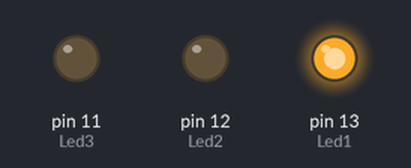
Recording of a sketch running on a simulated Arduino Uno, built with avr-gcc and run on an emulated ATmega328P. Parts: output pins drawn as LEDs (lit = HIGH).

Above: at 1.0 s.
At 3.0 s:
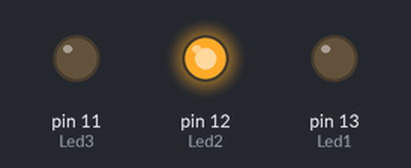
At 5.0 s:
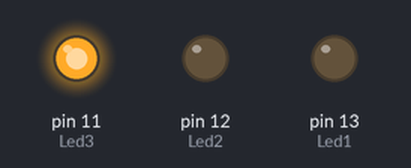
Timing chart, 0 to 7.8 s (numbered marks = the images above):
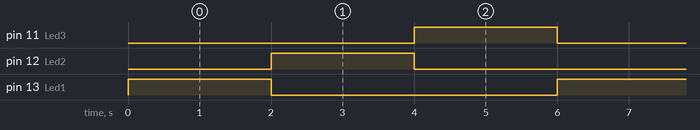

Measured:
- by itself, pin 11 (Led3), pin 12 (Led2), pin 13 (Led1): alternates HIGH for 2.0 s and LOW for 4.0 s
- by itself, everything shown: repeats every 6.0 s, in 3 steps

The sketch:

trafic.ino
```cpp
const byte Led1 = 13;
const byte Led2 = 12;
const byte Led3 = 11;


void setup() {
pinMode (Led1,OUTPUT);
pinMode (Led2,OUTPUT);
pinMode (Led3,OUTPUT);


}

void loop() {
digitalWrite(Led1,HIGH);
digitalWrite(Led2,LOW);
digitalWrite(Led3,LOW);
delay (2000);
digitalWrite(Led1,LOW);
digitalWrite(Led2,HIGH);
digitalWrite(Led3,LOW);
delay (2000);
digitalWrite(Led1,LOW);
digitalWrite(Led2,LOW);
digitalWrite(Led3,HIGH);
delay (2000);
}
```
